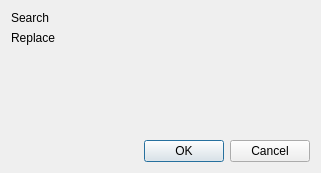
<?xml version="1.0" encoding="UTF-8"?>
<ui version="4.0">
 <class>Dialog</class>
 <widget class="QDialog" name="Dialog">
  <property name="geometry">
   <rect>
    <x>0</x>
    <y>0</y>
    <width>321</width>
    <height>173</height>
   </rect>
  </property>
  <layout class="QGridLayout" name="gridLayout">
   <item row="0" column="0">
    <widget class="QLabel" name="label">
     <property name="text">
      <string>Search</string>
     </property>
    </widget>
   </item>
   <item row="1" column="0">
    <widget class="QLabel" name="label_2">
     <property name="text">
      <string>Replace</string>
     </property>
    </widget>
   </item>
   <item row="2" column="1">
    <spacer name="verticalSpacer">
     <property name="orientation">
      <enum>Qt::Vertical</enum>
     </property>
     <property name="sizeHint" stdset="0">
      <size>
       <width>20</width>
       <height>40</height>
      </size>
     </property>
    </spacer>
   </item>
   <item row="3" column="0" colspan="2">
    <widget class="QDialogButtonBox" name="buttonBox">
     <property name="orientation">
      <enum>Qt::Horizontal</enum>
     </property>
     <property name="standardButtons">
      <set>QDialogButtonBox::Cancel|QDialogButtonBox::Ok</set>
     </property>
    </widget>
   </item>
   <item row="0" column="1">
    <widget class="color_widgets::ColorSelector" name="search">
     <property name="sizePolicy">
      <sizepolicy hsizetype="Expanding" vsizetype="Preferred">
       <horstretch>0</horstretch>
       <verstretch>0</verstretch>
      </sizepolicy>
     </property>
     <property name="color">
      <color>
       <red>0</red>
       <green>0</green>
       <blue>0</blue>
      </color>
     </property>
    </widget>
   </item>
   <item row="1" column="1">
    <widget class="color_widgets::ColorSelector" name="replace">
     <property name="sizePolicy">
      <sizepolicy hsizetype="Expanding" vsizetype="Preferred">
       <horstretch>0</horstretch>
       <verstretch>0</verstretch>
      </sizepolicy>
     </property>
     <property name="color">
      <color>
       <red>0</red>
       <green>0</green>
       <blue>0</blue>
      </color>
     </property>
    </widget>
   </item>
  </layout>
 </widget>
 <customwidgets>
  <customwidget>
   <class>color_widgets::ColorPreview</class>
   <extends>QWidget</extends>
   <header>QtColorWidgets/color_preview.hpp</header>
  </customwidget>
  <customwidget>
   <class>color_widgets::ColorSelector</class>
   <extends>color_widgets::ColorPreview</extends>
   <header>QtColorWidgets/color_selector.hpp</header>
  </customwidget>
 </customwidgets>
 <resources/>
 <connections>
  <connection>
   <sender>buttonBox</sender>
   <signal>accepted()</signal>
   <receiver>Dialog</receiver>
   <slot>accept()</slot>
   <hints>
    <hint type="sourcelabel">
     <x>224</x>
     <y>147</y>
    </hint>
    <hint type="destinationlabel">
     <x>157</x>
     <y>172</y>
    </hint>
   </hints>
  </connection>
  <connection>
   <sender>buttonBox</sender>
   <signal>rejected()</signal>
   <receiver>Dialog</receiver>
   <slot>reject()</slot>
   <hints>
    <hint type="sourcelabel">
     <x>292</x>
     <y>153</y>
    </hint>
    <hint type="destinationlabel">
     <x>286</x>
     <y>172</y>
    </hint>
   </hints>
  </connection>
 </connections>
</ui>
